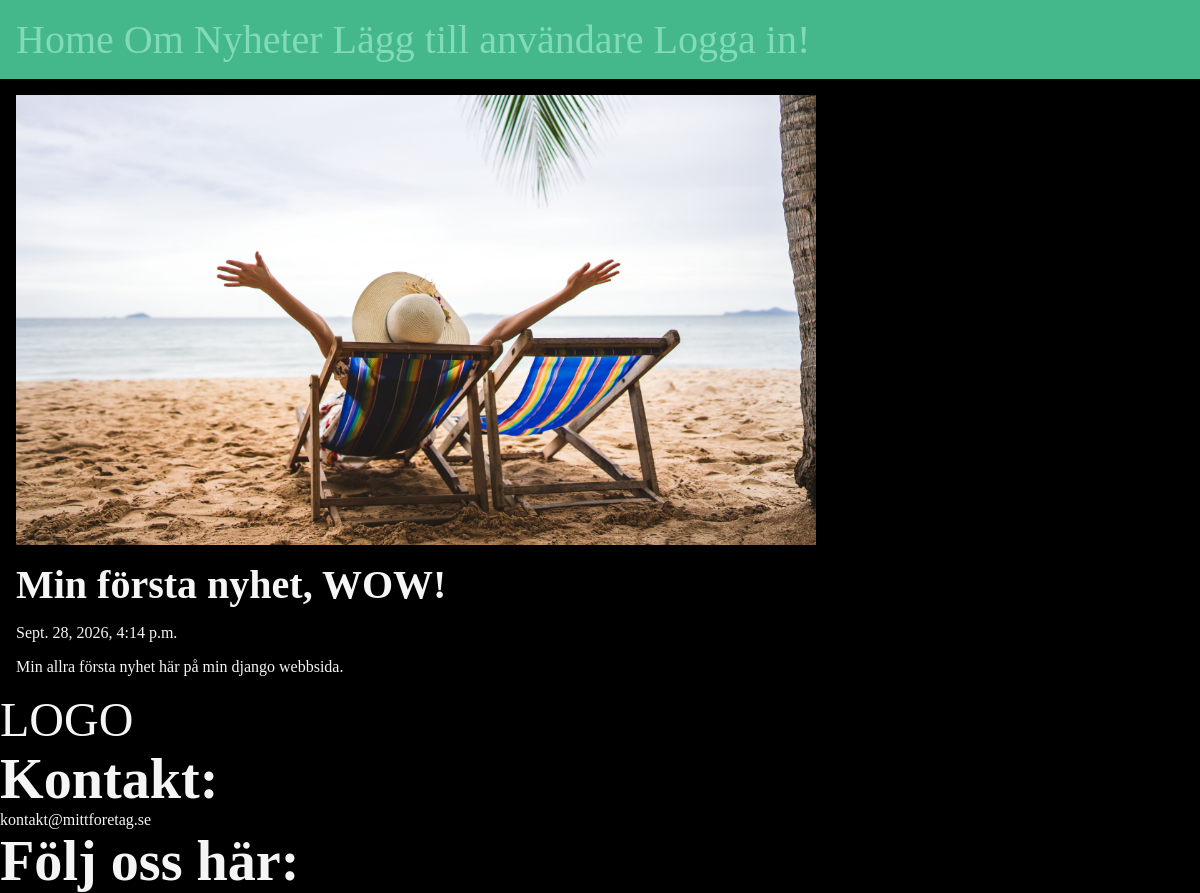
The page /posts/nyhet-1 on the database its author committed.
### posts/models.py (models this page shows, shortened)
class Post(models.Model):
    title = models.CharField(max_length=75)
    body = models.TextField()
    slug = models.SlugField()
    date = models.DateTimeField(auto_now_add=True)
    banner = models.ImageField(default='fallback.png', blank=True)
    author = models.ForeignKey(User, on_delete=models.CASCADE, default=None)

### posts/views.py (the view)
def post_page(request, slug):
    post = Post.objects.get(slug=slug)
    return render(request, 'posts/post_page.html', {'post': post})

### posts/templates/posts/post_page.html (shortened to what this page needs)
{% extends 'layout.html' %}
{% block content %}
    <section>
    <img class="banner" src="{{ post.banner.url }}" alt="{{ post.title }}">
    <h1>{{ post.title }}</h1>
    <p>{{ post.date }}</p>
    <p>{{ post.body }}</p>
    </section>
{% endblock %}

### static/css/style.css (style rules this page uses)
* { margin: 0; padding: 0; box-sizing: border-box; }
body { min-height: 100vh; background-color: black; color: whitesmoke; font-size: 3rem; }
section { display: flex; flex-flow: column; gap: 1rem; }
h1, h2 { font-size: 2.5rem; }
p { font-size: 1rem; }
.banner { display: block; width: 100%; max-width: 800px; }

### rows shown on the page
Post: banner (picture), title "Min första nyhet, WOW!", date "Sept. 28, 2026, 4:14 p.m.", body "Min allra första nyhet här på min django webbsida."
